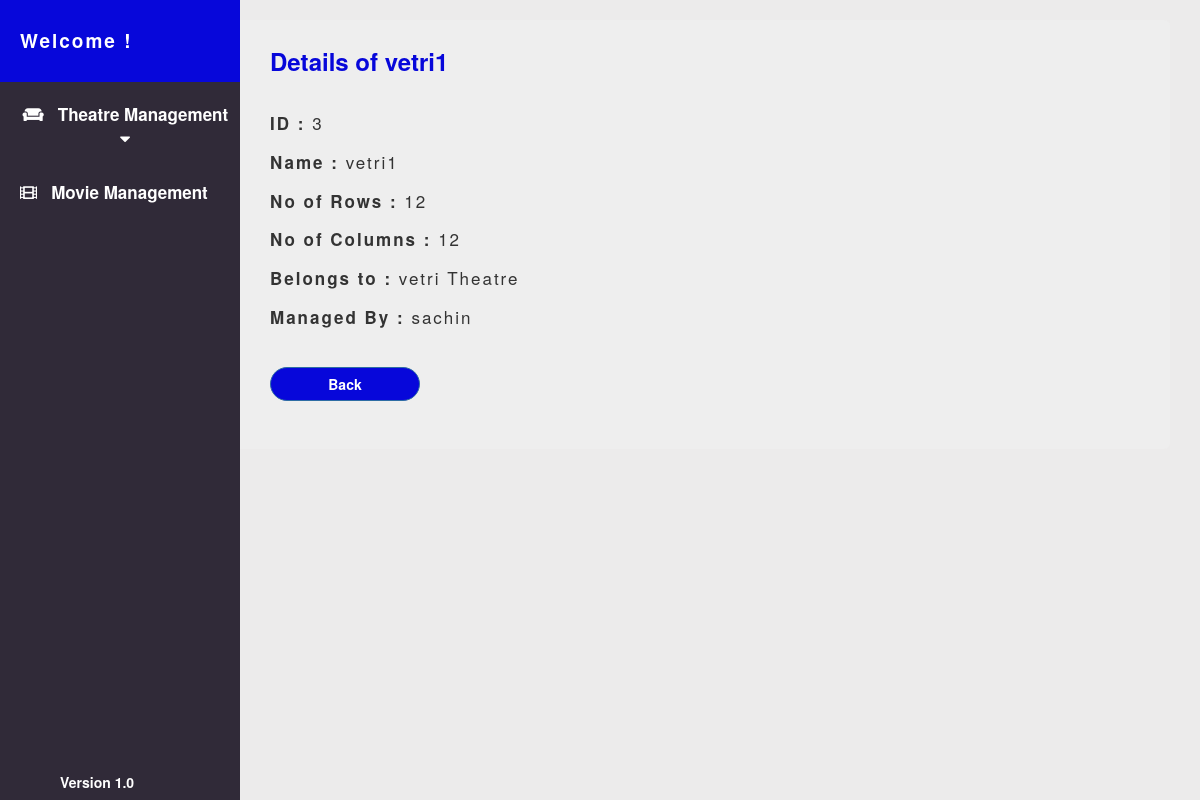
Page /manager/dashboard/screen-detail/3/ (signed in) on the committed database.
### dashboard/models.py (models this page shows, shortened)
class screen(models.Model) :
    name = models.CharField(max_length=20)
    no_of_rows = models.IntegerField(validators=[MaxValueValidator(75)])
    no_of_columns = models.IntegerField(validators=[MaxValueValidator(50)])
    theatre = models.ForeignKey(theatre,related_name="screen",on_delete=models.CASCADE)

class theatre(models.Model) :
    name = models.CharField(max_length=30)
    address = models.CharField(max_length=100)
    phone = models.BigIntegerField()
    theatre_manager = models.ForeignKey(theatre_manager,related_name="theatre",on_delete=models.CASCADE)

class theatre_manager(models.Model):
    name=models.CharField(max_length=20)
    email=models.EmailField()
    address=models.CharField(max_length=1000)
    phone=models.BigIntegerField()

### dashboard/views.py (the view)
# urls.py: re_path(r'^screen-detail/(?P<pk>\d+)/',views.screen_detail_view.as_view(),name="screen-detail-view"),
class screen_detail_view(LoginRequiredMixin, PermissionRequiredMixin, DetailView):
    context_object_name = 'screen'
    model = models.screen
    template_name = 'dashboard/screen-detail-view.html'
    permission_required = 'dashboard.screen.can_view_screen'

### dashboard/templates/dashboard/screen-detail-view.html (shortened to what this page needs)
{% extends 'dashboard/layout.html' %}
{% block content %}
<h3><strong>
    Details of {{ screen.name }}
  </strong></h3></br>
  <h4><strong>ID : </strong>{{ screen.id }}</h4>
  <h4><strong>Name : </strong>{{ screen.name }}</h4>
  <h4><strong>No of Rows : </strong>{{ screen.no_of_rows }}</h4>
  <h4><strong>No of Columns : </strong>{{ screen.no_of_columns }}</h4>
  <h4><strong>Belongs to : </strong>{{ screen.theatre.name }} Theatre</h4>
  <h4><strong>Managed By : </strong>{{ screen.theatre.theatre_manager.name }}</h4></br>
  <a href="{% url 'dashboard:screen-view' %}"><button class="btn btn-primary">Back</button></a>
{% endblock %}

### static/css/style.css (style rules this page uses)
* { margin: 0; padding: 0; border: 0; }

### dashboard/templates/dashboard/screen-detail-view.html (style rules this page uses)
h3 { color : rgb(7, 7, 218); margin-top : -20px; }
h4 { letter-spacing: 2px; padding-bottom: 10px; font-size: 17px; }
.btn-primary { color: rgb(255, 255, 255); background-color: rgb(7, 7, 218); border-radius: 2rem; width: 150px; font-weight: 700; }

### rows in the picture
screen: name "vetri1", id "3", no_of_rows "12", no_of_columns "12", theatre.name "vetri", theatre.theatre_manager.name "sachin"
